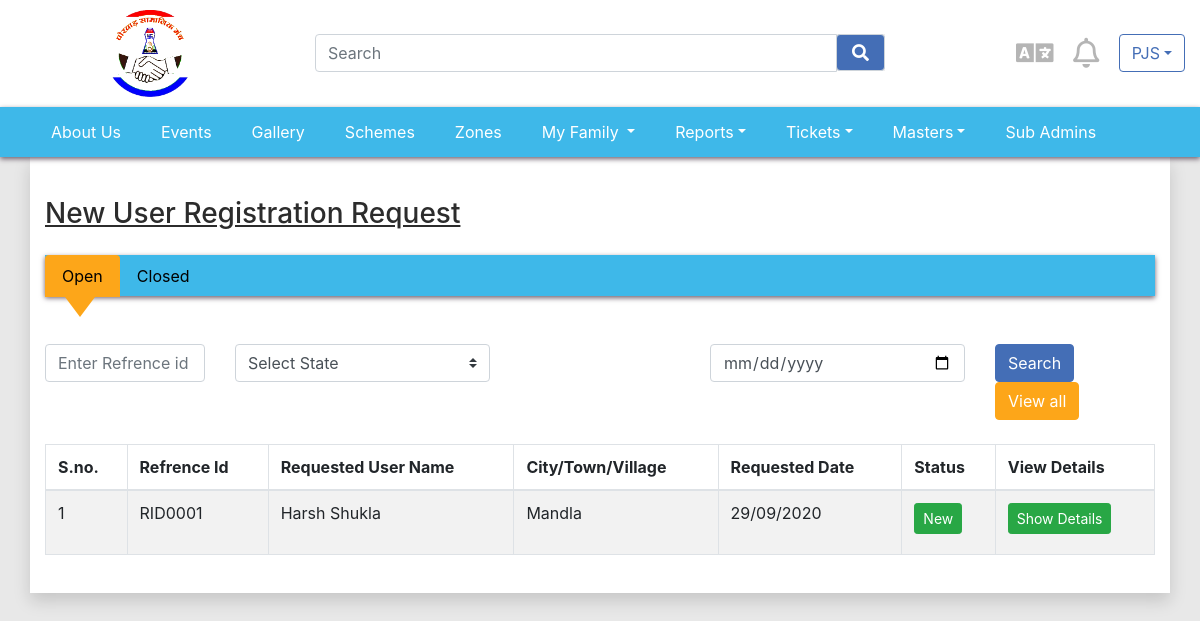
/en/subadmin/reg_request.php (signed in), run on the app's committed database.
### tables this page shows
CREATE TABLE `staging_approval` (
  `request_id` varchar(50) NOT NULL,
  `first_name` varchar(50) DEFAULT NULL,
  `last_name` varchar(50) DEFAULT NULL,
  `fathers_name` varchar(50) DEFAULT NULL,
  `date_of_birth` date DEFAULT NULL,
  `gender` char(1) DEFAULT NULL,
  `martial_status` varchar(10) DEFAULT NULL,
  `blood_group` varchar(5) DEFAULT NULL,
  `popular_name` varchar(50) DEFAULT NULL,
  `inches` varchar(2) DEFAULT '0',
  `feet` varchar(2) DEFAULT '0',
  `time_of_birth` time DEFAULT NULL,
  `place_of_birth` varchar(50) DEFAULT NULL,
  `date_of_death` date DEFAULT NULL,
  `age` int(11) DEFAULT NULL,
  `full_address` varchar(250) DEFAULT NULL,
  `city` varchar(50) DEFAULT NULL,
  `state` varchar(50) DEFAULT NULL,
  `country` varchar(50) DEFAULT NULL,
  `pincode` int(11) DEFAULT NULL,
  `area` varchar(50) DEFAULT NULL,
  `mobile` bigint(20) NOT NULL,
  `email` varchar(150) DEFAULT NULL,
  `highest_edu` varchar(50) DEFAULT NULL,
  `occupation` varchar(50) DEFAULT NULL,
  `ocp_details` varchar(50) DEFAULT NULL,
  `income` varchar(50) DEFAULT NULL,
  `display_pic` varchar(100) DEFAULT NULL,
  `request_status` varchar(50) DEFAULT 'SUBMITTED',
  `reason_of_rejection` varchar(100) DEFAULT NULL,
  `record_inserted_dttm` datetime DEFAULT NULL,
  `record_updated_dttm` datetime DEFAULT NULL,
  `active_status` char(1) DEFAULT 'Y',
  `husbandname` varchar(45) DEFAULT NULL,
  `id` int(11) NOT NULL
);

### en/subadmin/load_open.php (shortened to what this page needs)
<?php  require_once("../../config/config.php"); ?>
<div class="table-responsive">
<table id="dynamic-table" class="table table-striped table-bordered short2" style="width:100%" >
<thead>
<tr class="table-headings">
<th>S.no.</th>
<th>Refrence Id</th>
<th>Requested User Name</th>
<th>City/Town/Village</th>
<th>Requested Date</th>
<th>Status</th>
<th>View Details</th>
</tr>
</thead>
<tbody>
<?php
$statu='';
$stat="staging_approval where 1=1 and active_status='Y' or active_status='R' $statu order by request_id desc";
$page = (int) (!isset($_REQUEST["page"]) ? 1 : $_REQUEST["page"]);
$limit = (int) (!isset($_REQUEST["pagesize"]) ? 10 : $_REQUEST["pagesize"]);
$startpoint = ($page * $limit) - $limit;
$query = "SELECT * FROM ".$stat." LIMIT ".$startpoint." , ".$limit;
if($page==1){ $count=1;}else{$count=$page*10-10+1;}
$rs = mysqli_query($con,$query);
while($row=mysqli_fetch_assoc($rs)){
$currentdate=$row['record_inserted_dttm'];
?>
<tr>
<td><?php echo $count;  ?></td>
<td><?php echo $row['request_id'] ; ?></td>
<td><?php echo $row['first_name'].' '.$row['middle_name'].' '.$row['last_name'] ?></td>
<td><?php echo $row['city']; ?></td>
<td><?php if($currentdate!=''){ echo date("d/m/Y" ,strtotime($currentdate )); } else{ '';}?></td>
<td><?php if($row['active_status']=='Y'){echo "<label class='btn btn-success btn-sm'>New</label>";} if($row['active_status']=='R'){echo "<label class='btn btn-warning btn-sm'>Rejected</label>";} ?></td>
<td><a class="btn btn-success btn-sm" href="<?php echo RE_HOME_ADMIN;?>reg_user_detail.php?id=<?php echo base64_encode($row['request_id']);?>">Show Details</a> </td>
</tr>
<?php $count++; }
?>
</tbody>
</table>
</div>
<div>
<?php
$txtpage= paginationjquery($con,$stat,$limit,$page,"?","");
echo "<table width='100%'><tr><td  style='padding:3px;'><div class='dataTables_paginate paging_bootstrap'>".$txtpage."</div></td></tr></table>";
?>
</div>
</div>

### css/style.css (style rules this page uses)
body { color: #2c2c2c; background: #e8e8e8; }
:root { --input-padding-x: 1.5rem; --input-padding-y: .75rem; }

### data on the page
staging_approval: request_id "RID0001", first_name "Harsh", last_name "Shukla", city "Mandla", record_inserted_dttm "29/09/2020", active_status "New"

### other printed values
$_SESSION['sub_admin_fullname'] "PJS"
